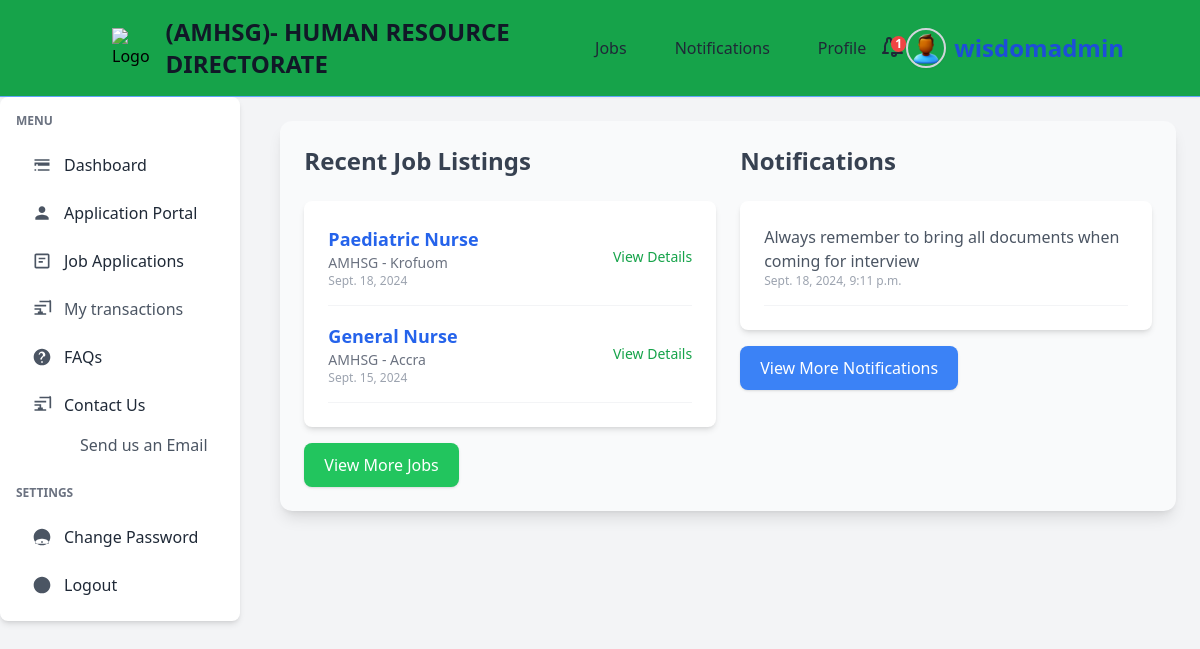
Before: /dashboard (signed in) with the older database file.
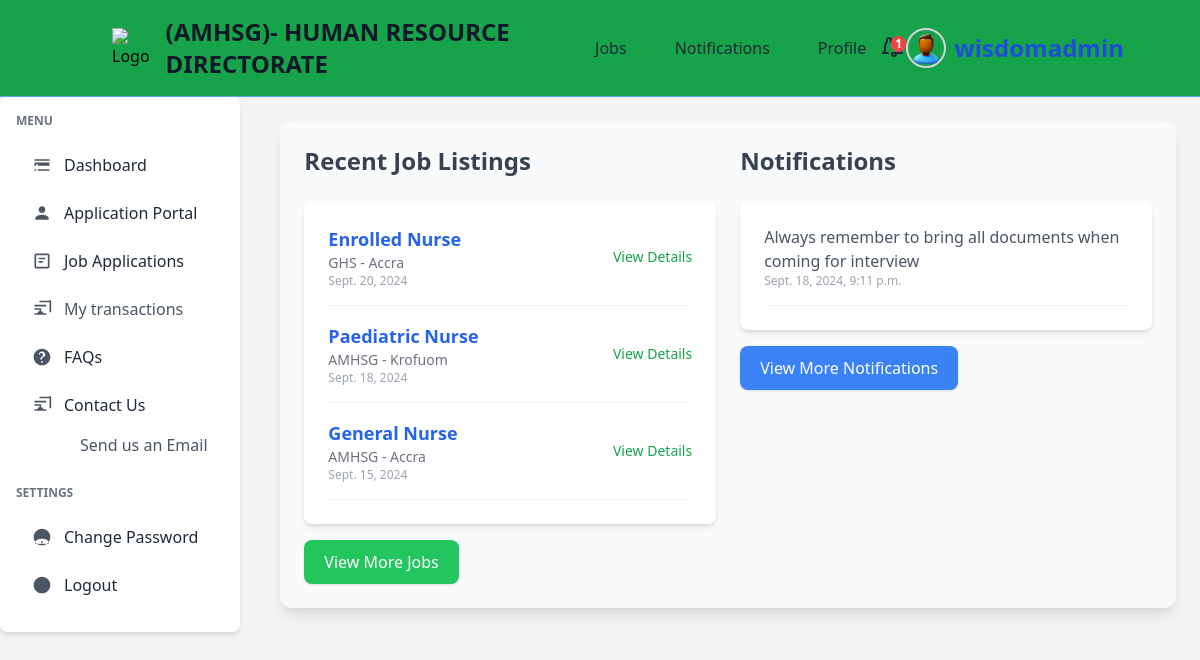
After: the same page with the newer database file.
### jobs/models.py (models this page shows, shortened)
class Job(models.Model):
    title = models.CharField(max_length=255, default="none")
    company = models.CharField(max_length=255, default="none")  # Name of the company offering the job
    location = models.CharField(max_length=255, default="none")
    description = models.TextField()
    responsibilities = models.TextField(help_text="List of job responsibilities", default="none")  # New field for responsibilities
    requirements = models.TextField(help_text="List of job requirements", default="none")  # New field for requirements
    salary = models.CharField(max_length=100, blank=True, null=True, help_text="Salary range or amount")  # Optional salary field
    posted_date = models.DateField(auto_now_add=True, blank=True, null=True)
    application_deadline = models.DateField(null=True, blank=True, help_text="Deadline to apply for the job")  # New field for application deadline
    class Meta:
        ordering = ['-posted_date']  # Orders job listings by the most recent first

### notifications/models.py (models this page shows, shortened)
class Notification(models.Model):
    message = models.CharField(max_length=255)
    date = models.DateTimeField(auto_now_add=True)

### authentication/views.py (the view)
# urls.py: path('dashboard', views.dashboard, name="dashboard"),
@login_required(login_url="authentication:my-login")
def dashboard(request):
    jobs = Job.objects.all().order_by('-posted_date')[:5]
    notifications = Notification.objects.all().order_by('-date')[:5]
    context = {
        'jobs': jobs,
        'notifications': notifications,
    }
    return render(request, 'authentication/dashboard.html', context)

### templates/authentication/dashboard.html
{% extends 'authentication/dash-base.html' %}
{% block content %}
<main class="flex-1 bg-gray-50 shadow-lg rounded-xl p-6">
  <div class="grid grid-cols-1 md:grid-cols-2 gap-6">
    <section>
      <h2 class="text-2xl font-bold text-gray-700 mb-6">Recent Job Listings</h2>
      <div class="bg-white p-6 rounded-lg shadow-md">
        <ul class="space-y-4">
          {% for job in jobs %}
          <li class="flex justify-between items-center border-b border-gray-100 pb-4">
            <div>
              <a href="{% url 'job-detail' job.id %}" class="text-lg font-semibold text-blue-600 hover:text-blue-700 transition-colors">
                {{ job.title }}
              </a>
              <p class="text-gray-500 text-sm">{{ job.company }} - {{ job.location }}</p>
              <p class="text-gray-400 text-xs">{{ job.posted_date }}</p>
            </div>
            <a href="{% url 'job-detail' job.id %}" class="text-sm text-green-600 hover:text-green-700 transition-colors">
              View Details
            </a>
          </li>
          {% empty %}
          <li class="text-gray-500">No job listings available.</li>
          {% endfor %}
        </ul>
      </div>
      <a href="{% url 'job-list' %}" class="mt-4 inline-block bg-green-500 text-white hover:bg-green-600 px-5 py-2.5 rounded-lg shadow transition-all">
        View More Jobs
      </a>
    </section>
    <section>
      <h2 class="text-2xl font-bold text-gray-700 mb-6">Notifications</h2>
      <div class="bg-white p-6 rounded-lg shadow-md">
        <ul class="space-y-4">
          {% for notification in notifications %}
          <li class="border-b border-gray-100 pb-4">
            <p class="text-md text-gray-600">{{ notification.message }}</p>
            <p class="text-gray-400 text-xs">{{ notification.date }}</p>
          </li>
          {% empty %}
          <li class="text-gray-500">No notifications.</li>
          {% endfor %}
        </ul>
      </div>
      <a href="{% url 'notification-list' %}" class="mt-4 inline-block bg-blue-500 text-white hover:bg-blue-600 px-5 py-2.5 rounded-lg shadow transition-all">
        View More Notifications
      </a>
    </section>
  </div>
</main>
{% endblock %}

Changed rows visible on the page:
added Job: title "Enrolled Nurse", company "GHS", location "Accra", posted_date "Sept. 20, 2024"
